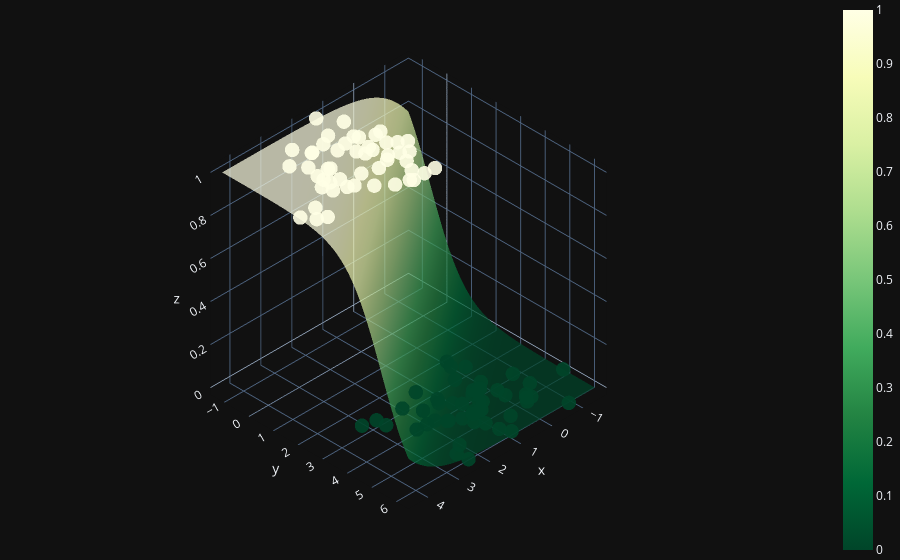

Notebook cell for this chart:
### Code cell
'''########################################
#               Testing                #
########################################'''
history = artificial_neuron(X, y)
#print(history)
#print(history[0])
#print(history[1])
lastW = history[len(history) - 1][0]
lastb = history[len(history) - 1][1]
print(lastW)
print(lastb)

new_plant = np.array([2, 1])
x0 = np.linspace(-1, 4, 100)
x1 = (-lastW[0] * x0 - lastb) / lastW[1]

print("Is the plant toxic : ", predict(new_plant, lastW, lastb))

plt.scatter(X[:,0], X[:,1], c=y, cmap='summer')
plt.scatter(new_plant[0], new_plant[1], c='r')
plt.plot(x0, x1, c='orange', lw=3)
plt.title("Dataset distribution and decision border")
plt.show()

draw3DSigmoid()

fig, ax = plt.subplots(nrows=1, ncols=3, figsize=(40, 10))
anim = animation.FuncAnimation(fig, animate, frames=history, interval=200, repeat=False)
anim.save('animation.gif', writer="pillow", fps=30, bitrate=3200)

### Figure 1 — Plotly figure (JSON) as saved in the notebook; plotly's stock layout.template omitted (floating-point values rounded to 4 significant figures; data arrays with more than 128 entries replaced by an {"elided": "..."} marker saying what was removed)
{"data": [{"colorscale": [[0, "rgb(255,255,229)"], [0.125, "rgb(247,252,185)"], [0.25, "rgb(217,240,163)"], [0.375, "rgb(173,221,142)"], [0.5, "rgb(120,198,121)"], [0.625, "rgb(65,171,93)"], [0.75, "rgb(35,132,67)"], [0.875, "rgb(0,104,55)"], [1, "rgb(0,69,41)"]], "opacity": 0.7, "reversescale": true, "type": "surface", "x": {"elided": "100x100 float values"}, "y": {"elided": "100x100 float values"}, "z": {"elided": "100x100 float values"}}, {"marker": {"color": [1, 1, 0, 0, 1, 0, 0, 1, 0, 1, 0, 1, 0, 0, 1, 1, 1, 0, 1, 1, 0, 0, 1, 0, 1, 0, 1, 0, 0, 1, 1, 0, 1, 1, 1, 0, 1, 1, 0, 1, 0, 0, 0, 0, 1, 1, 1, 1, 0, 0, 1, 1, 0, 0, 0, 0, 0, 1, 1, 1, 1, 0, 0, 1, 0, 1, 0, 0, 1, 0, 0, 1, 1, 0, 0, 0, 1, 1, 0, 0, 1, 0, 0, 0, 0, 0, 1, 0, 1, 1, 1, 1, 1, 1, 0, 0, 1, 1, 0, 1], "colorscale": [[0, "rgb(255,255,229)"], [0.125, "rgb(247,252,185)"], [0.25, "rgb(217,240,163)"], [0.375, "rgb(173,221,142)"], [0.5, "rgb(120,198,121)"], [0.625, "rgb(65,171,93)"], [0.75, "rgb(35,132,67)"], [0.875, "rgb(0,104,55)"], [1, "rgb(0,69,41)"]], "opacity": 0.9, "reversescale": true, "size": 5}, "mode": "markers", "type": "scatter3d", "x": [4.219, 0.9078, -0.2765, 0.08848, 3.243, 1.442, 1.022, 3.978, 0.5889, 1.252, 0.6284, 1.686, 1.185, 0.06897, 1.787, 4.438, 3.182, 0.3038, 0.7394, 1.285, 1.131, 0.6647, 1.316, -0.1889, 2.579, 0.8731, 1.311, 0.9868, 1.42, 2.354, 2.432, 1.043, 0.9509, 2.451, 1.62, 2.155, 1.381, 1.987, 2.116, 0.564, -0.07228, 2.509, -0.73, 1.379, 0.8821, 2.222, 2.016, 1.701, -0.6539, 0.5731, 1.957, 0.7624, 2.465, 1.333, 3.246, 1.103, 2.859, 1.6, 2.976, 2.68, 1.419, 1.926, -0.09448, 2.728, 1.12, 1.557, 0.1055, 2.844, 3.155, 1.841, 1.289, 1.642, 3.923, 1.705, 0.1631, 0.3419, 1.021, 2.669, 0.4666, 0.9481, 1.194, 1.154, -0.2942, 1.737, 0.4655, 0.0808, 3.003, 2.207, 1.361, 2.632, 2.827, 2.912, 1.142, 1.055, 2.47, -1.577, 1.412, 3.005, -0.6376, 0.8298], "y": [2.234, 0.4598, 5.081, 2.323, 1.215, 2.768, 4.117, 2.378, 4.001, 0.2081, 4.46, 0.6583, 5.28, 4.356, 1.7, 1.842, -0.1823, 3.944, 0.4361, 1.437, 4.682, 4.36, 2.441, 5.205, 0.7261, 4.714, 0.07123, 6.09, 4.637, 2.224, -0.2017, 4.606, 0.9498, -0.1954, 2.747, 4.124, 0.9295, 2.611, 3.069, 1.337, 2.884, 5.773, 6.255, 3.619, 2.841, 1.533, -0.2704, -0.4773, 4.767, 5.526, 0.2342, 1.165, 6.2, 5.01, 2.849, 4.706, 2.956, 0.9151, 1.216, -0.7044, 1.574, 4.152, 5.358, 1.305, 5.758, 2.827, 3.725, 3.327, 1.553, 3.562, 3.45, 0.1502, 1.804, 4.433, 2.578, 3.941, 1.579, 1.82, 3.866, 4.732, 2.808, 3.902, 5.273, 4.425, 3.123, 4.691, 0.7427, 5.506, 0.748, 0.6894, 1.721, 0.2466, 2.015, -0.6471, 4.099, 4.957, -1.326, 0.9852, 4.091, 1.742], "z": [1, 1, 0, 0, 1, 0, 0, 1, 0, 1, 0, 1, 0, 0, 1, 1, 1, 0, 1, 1, 0, 0, 1, 0, 1, 0, 1, 0, 0, 1, 1, 0, 1, 1, 1, 0, 1, 1, 0, 1, 0, 0, 0, 0, 1, 1, 1, 1, 0, 0, 1, 1, 0, 0, 0, 0, 0, 1, 1, 1, 1, 0, 0, 1, 0, 1, 0, 0, 1, 0, 0, 1, 1, 0, 0, 0, 1, 1, 0, 0, 1, 0, 0, 0, 0, 0, 1, 0, 1, 1, 1, 1, 1, 1, 0, 0, 1, 1, 0, 1]}], "layout": {"margin": {"b": 0, "l": 0, "r": 0, "t": 0}, "scene": {"camera": {"projection": {"type": "orthographic"}}}}}
